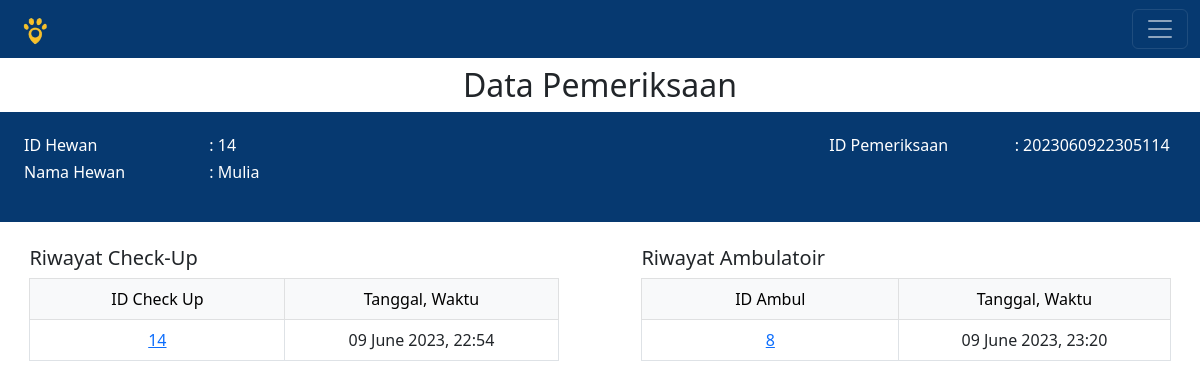
Before: /data_pemeriksaan.php?id_hewan=14&id_pemeriksaan=2023060922305114&message=lihat with the older database file.
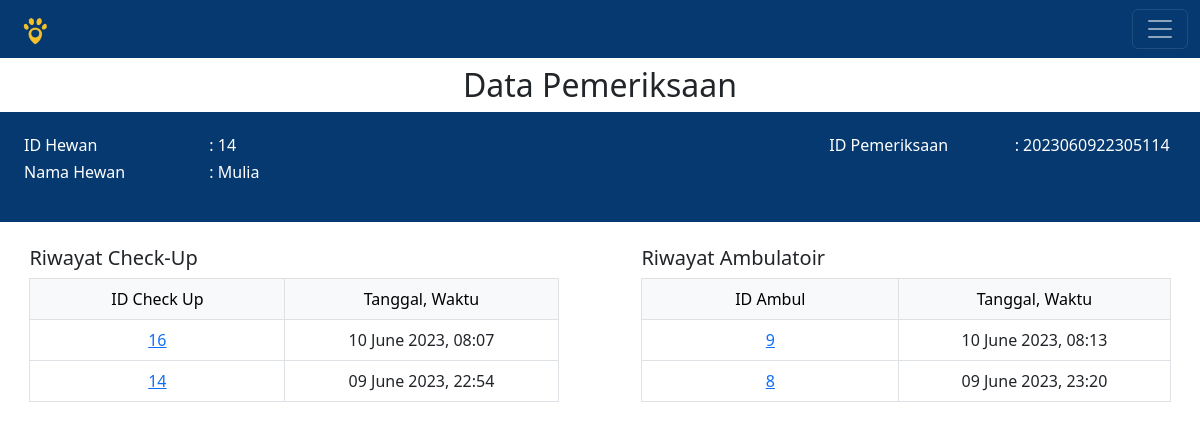
After: the same page with the newer database file.
### tables this page shows
CREATE TABLE `hewan` (
  `id_hewan` int(11) NOT NULL,
  `nama_hewan` varchar(30) NOT NULL,
  `nama_pemilik` varchar(30) NOT NULL,
  `alamat` varchar(30) NOT NULL,
  `no_wa_pemilik` varchar(20) NOT NULL,
  `umur` varchar(30) NOT NULL,
  `spesies` varchar(20) NOT NULL,
  `ras` varchar(20) NOT NULL,
  `warna` varchar(20) NOT NULL,
  `berat` varchar(30) NOT NULL,
  `jenis_kelamin` varchar(6) NOT NULL,
  `tanda_khusus` varchar(20) NOT NULL
);

CREATE TABLE `data_checkup` (
  `id_dataCheckUp` int(11) NOT NULL,
  `id_pemeriksaan` varchar(20) DEFAULT NULL,
  `id_dokter` int(11) NOT NULL,
  `id_penitipan` int(11) DEFAULT NULL,
  `perawatan` varchar(20) NOT NULL,
  `habitus` varchar(20) NOT NULL,
  `gizi` varchar(20) NOT NULL,
  `suhu` varchar(10) NOT NULL,
  `napas` varchar(10) NOT NULL,
  `nadi` varchar(10) NOT NULL,
  `pertumbuhan_badan` varchar(20) NOT NULL,
  `tanggal` datetime NOT NULL
);

CREATE TABLE `ambul` (
  `id_ambul` int(11) NOT NULL,
  `id_dokter` int(11) NOT NULL,
  `id_pemeriksaan` varchar(20) NOT NULL,
  `sikap_berdiri` varchar(20) NOT NULL,
  `turgor_kulit` varchar(20) NOT NULL,
  `mukosa_mata` varchar(20) NOT NULL,
  `cermin_hidung` varchar(20) NOT NULL,
  `intergumen` varchar(20) NOT NULL,
  `alat_gerak` varchar(20) NOT NULL,
  `sirkulasi` varchar(20) NOT NULL,
  `pencernaan` varchar(20) NOT NULL,
  `genetal` varchar(20) NOT NULL,
  `diagnosa` text NOT NULL,
  `prognosa` text NOT NULL,
  `pengobatan` varchar(20) NOT NULL,
  `pemeriksaan_ulang` varchar(20) NOT NULL,
  `tanggal` datetime NOT NULL
);

### data_pemeriksaan.php (the view, shortened to what this page needs)
<?php
	include 'koneksi.php';
?>
<!DOCTYPE html>
<html>
<head>
	<link href="https://cdn.jsdelivr.net/npm/bootstrap@5.2.2/dist/css/bootstrap.min.css" rel="stylesheet">
	<link rel="stylesheet" href="home.css">
</head>
<body>
	<nav class="navbar navbar-dark" style="background-color:#063970">
  	<div class="container-fluid">
  	  <a class="navbar-brand"><img src="Images/logo.png" style="height:30px" alt="BAROKAH 2"></a>
  	  <button class="navbar-toggler" type="button" data-bs-toggle="offcanvas" data-bs-target="#offcanvasRight" aria-controls="offcanvasRight">
  	  	<span class="navbar-toggler-icon"></span>
  	  </button>
  	</div>
	</nav>
	<?php
	$id_hewan = $_GET['id_hewan'];
	$id_pemeriksaan = $_GET['id_pemeriksaan'];
	$query1= mysqli_query($connect, "SELECT * FROM hewan where id_hewan='$id_hewan'");
	$query3= mysqli_query($connect, "SELECT * FROM ambul where id_pemeriksaan='$id_pemeriksaan' ORDER BY id_ambul DESC");
	$query2= mysqli_query($connect, "SELECT * FROM data_checkup where id_pemeriksaan='$id_pemeriksaan' ORDER BY id_dataCheckUp DESC");
	while ($data1 = mysqli_fetch_array($query1)) {
	?>
	<center class="my-1 pt-1">
	<h2>Data Pemeriksaan</h2>
	<div style="width:100%; background-color:#063970;" class="py-4 px-2">
		<div class="row">
			<div class="col-2 mr-0">
			<div style="color:white; text-align:left;" class="mb-3 mx-3">
				<h6>ID Hewan</h6>
				<h6>Nama Hewan</h6>
			</div>
			</div>
			<div class="col-6 mr-5">
			<div style="color:white; text-align:left;">
				<h6><?= ": ".$id_hewan;?></h6>
				<h6><?= ": ".$data1['nama_hewan'];?></h6>
			</div>
			</div>
	<?php } ?>
			<div class="col-2">
			<div style="color:white; text-align:left;" class="mb-3 mx-3">
				<h6>ID Pemeriksaan</h6>
			</div>
			</div>
			<div class="col-2 mr-3">
			<div style="color:white; text-align:left;">
				<h6><?= ": ".$id_pemeriksaan;?></h6>
			</div>
			</div>
		</div>
	</div>
	<div class="row">
		<div class="col-6">
			<div style="width:90%;" class="mt-4">
			<div class="row">
				<div class="col-9">
					<h5 style="text-align:left">Riwayat Check-Up</h5>
				</div>
				<div class="col-3">
				</div>
			</div>
			<table class="table table-bordered" style="text-align:center">
			<thead class="table-light">
				<tr>
					<td class="col-1">ID Check Up</td>
					<td class="col-1">Tanggal, Waktu</td>
				</tr>
			</thead>
				<tbody>
					<?php
					while ($data2 = mysqli_fetch_array($query2)) {
					?>
							<tr>
							<td><a href="output_checkup.php?id_dataCheckUp=<?=$data2['id_dataCheckUp'];?>&message=pemeriksaan"><?=$data2['id_dataCheckUp'];?></a></td>
							<td><?= date('d F Y',strtotime($data2['tanggal'])).", ".date('H:i', strtotime($data2['tanggal']));?></td>
							</tr>
					<?php } ?>
				</tbody>
			</table>
			</div>
		</div>
		<div class="col-6">
			<div style="width:90%;" class="mt-4">
				<div class="row">
				<div class="col-10">
					<h5 style="text-align:left">Riwayat Ambulatoir</h5>
				</div>
				<div class="col-2">
				</div>
				</div>
				<table class="table table-bordered" style="text-align:center">
				<thead class="table-light">
				<tr>
					<td class="col-1">ID Ambul</td>
					<td class="col-1">Tanggal, Waktu</td>
				</tr>
				</thead>
				<tbody>
					<?php
					while ($data3 = mysqli_fetch_array($query3)) { ?>
					<tr>
						<td><a href="output_ambul.php?id_ambul=<?=$data3['id_ambul'];?>"><?=$data3['id_ambul'];?></a></td>
						<td><?= date('d F Y',strtotime($data3['tanggal'])).", ".date('H:i', strtotime($data3['tanggal']));?></td>
					</tr>
				<?php }
				?>
				</tbody>
				</table>
			</div>
		</div>
	</div>
	</center>
</body>
</html>

Changed rows visible on the page:
added data_checkup: id_dataCheckUp "16", tanggal "10 June 2023", tanggal "08:07"
added ambul: id_ambul "9", tanggal "10 June 2023", tanggal "08:13"
